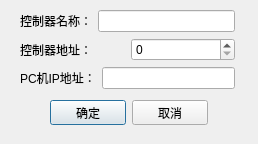
<?xml version="1.0" encoding="UTF-8"?>
<ui version="4.0">
 <class>CChannelAttribute</class>
 <widget class="QDialog" name="CChannelAttribute">
  <property name="geometry">
   <rect>
    <x>0</x>
    <y>0</y>
    <width>258</width>
    <height>144</height>
   </rect>
  </property>
  <property name="windowTitle">
   <string>修改控制器属性</string>
  </property>
  <widget class="QWidget" name="layoutWidget">
   <property name="geometry">
    <rect>
     <x>50</x>
     <y>100</y>
     <width>158</width>
     <height>25</height>
    </rect>
   </property>
   <layout class="QHBoxLayout" name="horizontalLayout_4">
    <item>
     <widget class="QPushButton" name="btnOk">
      <property name="text">
       <string>确定</string>
      </property>
     </widget>
    </item>
    <item>
     <widget class="QPushButton" name="btnCancel">
      <property name="text">
       <string>取消</string>
      </property>
     </widget>
    </item>
   </layout>
  </widget>
  <widget class="QWidget" name="layoutWidget">
   <property name="geometry">
    <rect>
     <x>20</x>
     <y>10</y>
     <width>215</width>
     <height>80</height>
    </rect>
   </property>
   <layout class="QVBoxLayout" name="verticalLayout">
    <item>
     <layout class="QHBoxLayout" name="horizontalLayout">
      <item>
       <widget class="QLabel" name="label">
        <property name="text">
         <string>控制器名称：</string>
        </property>
       </widget>
      </item>
      <item>
       <widget class="QLineEdit" name="edtName"/>
      </item>
     </layout>
    </item>
    <item>
     <layout class="QHBoxLayout" name="horizontalLayout_2">
      <item>
       <widget class="QLabel" name="label_2">
        <property name="text">
         <string>控制器地址：</string>
        </property>
       </widget>
      </item>
      <item>
       <widget class="QSpinBox" name="spAddr">
        <property name="maximum">
         <number>63</number>
        </property>
       </widget>
      </item>
     </layout>
    </item>
    <item>
     <layout class="QHBoxLayout" name="horizontalLayout_3">
      <item>
       <widget class="QLabel" name="label_3">
        <property name="text">
         <string>PC机IP地址：</string>
        </property>
       </widget>
      </item>
      <item>
       <widget class="QLineEdit" name="edtIP">
        <property name="readOnly">
         <bool>false</bool>
        </property>
       </widget>
      </item>
     </layout>
    </item>
   </layout>
  </widget>
 </widget>
 <resources/>
 <connections/>
</ui>
